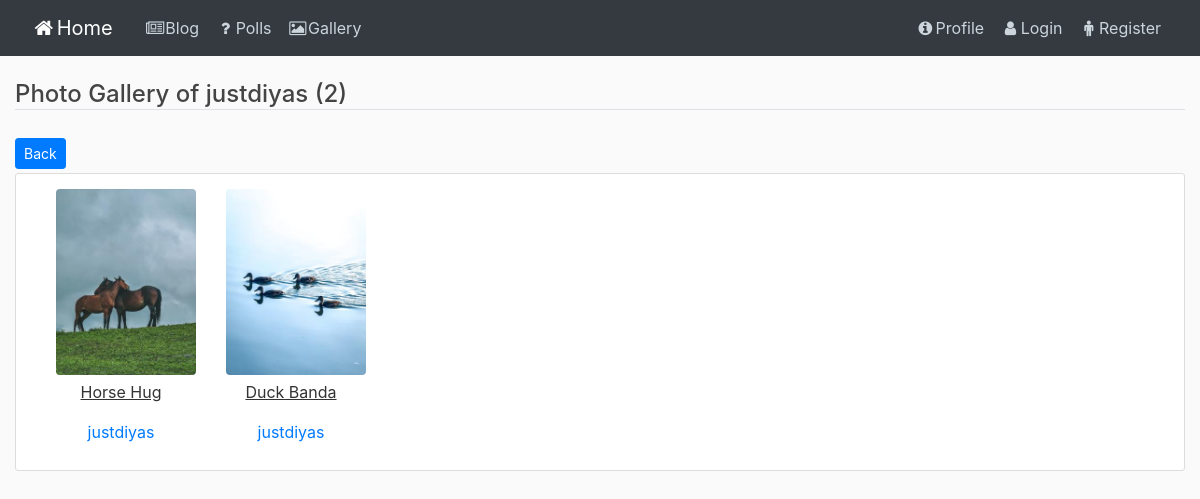
Page /gallery/justdiyas/ on the earlier database version.
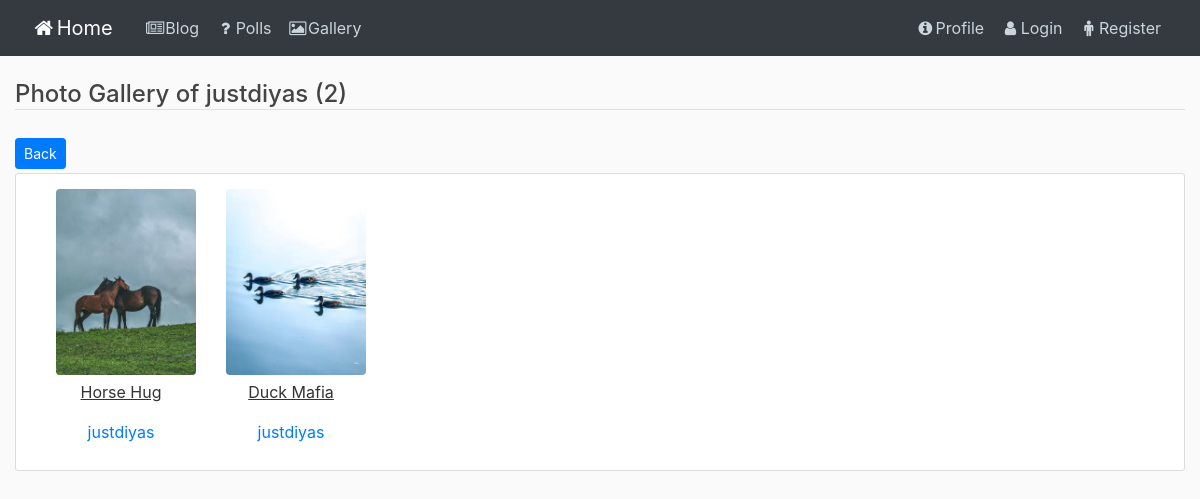
Same page on the later database version.
### gallery/models.py (models this page shows, shortened)
class Gallery(models.Model):
    user = models.ForeignKey(User, on_delete=models.CASCADE)
    title = models.CharField(max_length=255)
    image = models.ImageField(upload_to='gallery_pics')

### gallery/views.py (the view)
# urls.py: path('<str:username>/', views.UserGalleryView.as_view(), name='user_gallery'),
class UserGalleryView(generic.ListView):
    model = Gallery
    template_name = 'gallery/user_gallery.html'
    paginate_by = 8
    def get_queryset(self):
        user = get_object_or_404(User, username=self.kwargs.get('username'))
        return Gallery.objects.filter(user=user)

### gallery/templates/gallery/user_gallery.html (shortened to what this page needs)
{% extends 'blog/base_blog.html' %}
{% block content %}
<h4 class="border-bottom mb-4">Photo Gallery of {{ view.kwargs.username }} ({{ page_obj.paginator.count }})</h4>
<a class="btn btn-primary btn-sm mt-1 mb-1" href="{% url 'gallery:gallery' %}">Back</a>
<div class="content-section">
    <div class="container">
        <div class="row text-center text-lg-start">
                {% if object_list %}
                    {% for image in object_list %}
                        <div class="col-lg-3 col-md-4 col-6">
                            <img src="{{ image.image.url }}" class="img-responsive img-fluid rounded" alt="{{ image.title }}" style="width:100%"/>
                            <div class="caption">
                                <p><u>{{ image.title }}</u></p>
                            </div>
                            <div class="caption mb-3">
                                <a href="#">{{ image.user }}</a>
                            </div>
                        </div>
                    {% endfor %}
                {% else %}
                    <p style="color:blue">No image has been uploaded yet.</p>
                {% endif %}
        </div>
    </div>
</div>
{% endblock content %}

Differences in the rows shown:
changed Gallery: title "Duck Banda" → "Duck Mafia"
